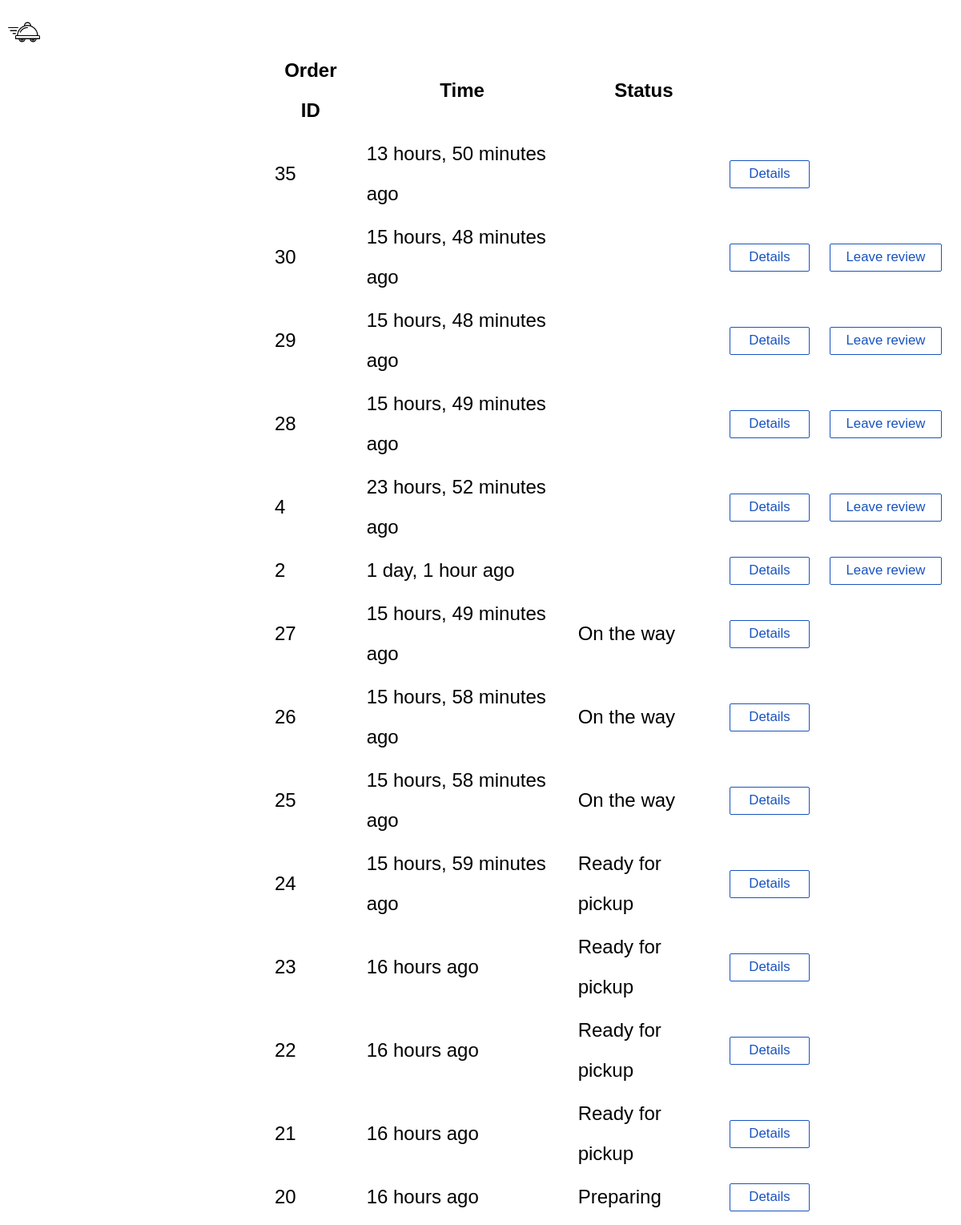
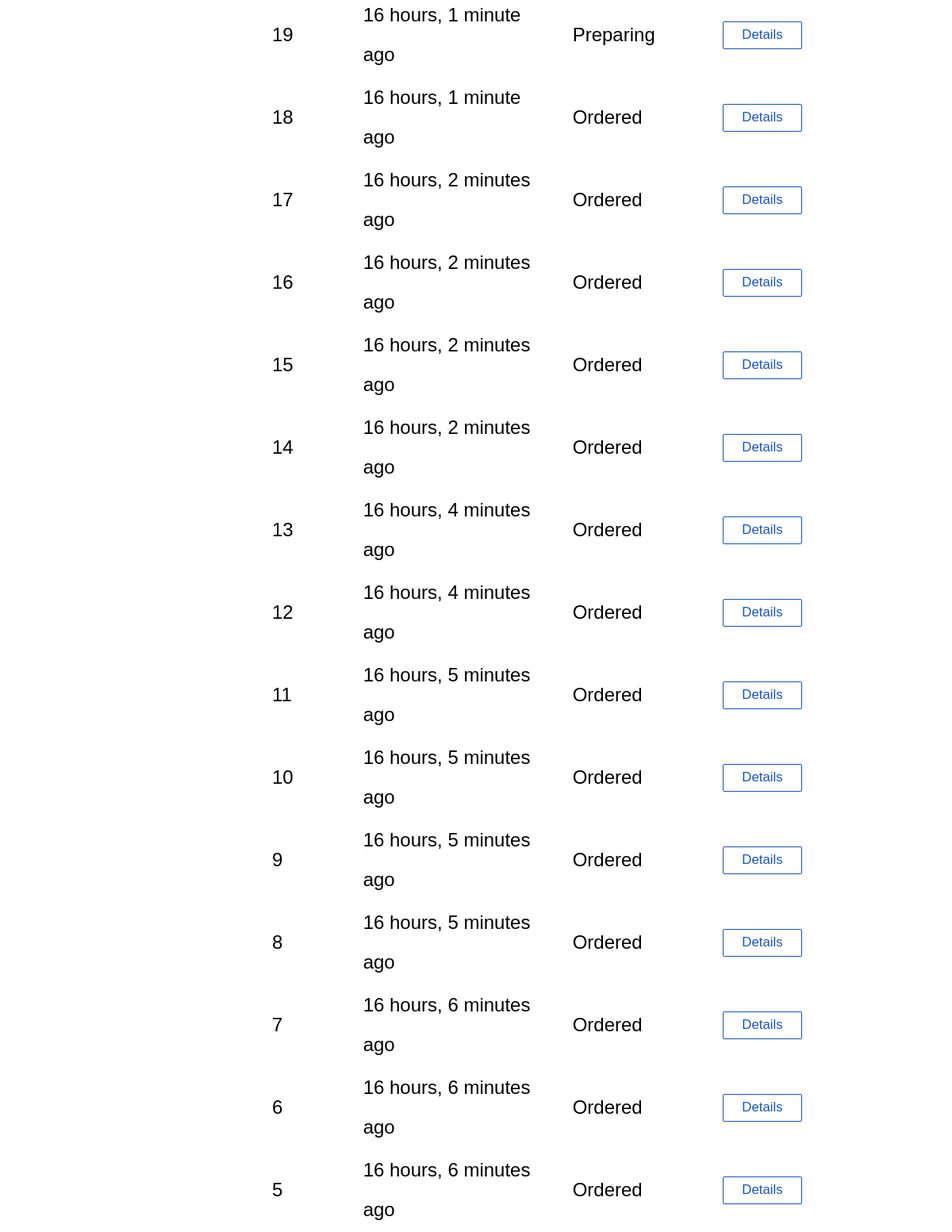
Screenshot of /order_history/ (signed in) with the database file from the repository (2 pictures, top to bottom).
### base/models.py (models this page shows, shortened)
class Order(models.Model):
    created_on = models.DateTimeField(auto_now_add=True)
    updated = models.DateTimeField(auto_now=True)
    rating = models.DecimalField(max_digits=3, decimal_places=2, validators=[MinValueValidator(0.0), MaxValueValidator(5.0)],null=True)
    items = models.ManyToManyField(Items, related_name="placed", through='OrderItem')
    amount = models.DecimalField(max_digits=5, decimal_places=2)
    deliverer = models.ForeignKey(Deliverer, on_delete=models.DO_NOTHING, null=True)
    customer = models.ForeignKey(Customer, on_delete=models.CASCADE, related_name='foodorder')
    delivered = models. IntegerField(default=0)
    address = models.ForeignKey(Addresses, on_delete=models.DO_NOTHING, null=True)
    restaurant = models.ForeignKey(Restaurant, on_delete=models.CASCADE, null=True)
    class Meta:
        ordering = ['-created_on',]

### base/views.py (the view)
# urls.py: path('order_history/', views.orderHistory, name='order-history'),
def orderHistory(request):
    order = Order.objects.all().filter(customer_id = request.user.id).order_by('-delivered','-created_on')
    return render(request,"base/order_history.html",{'order_list' : order})

### base/templates/base/order_history.html (shortened to what this page needs)
{%load static%}
<head>
    <link rel="stylesheet" href="{%static 'styles/style.css'%}" />
    <link rel="stylesheet" href="https://cdnjs.cloudflare.com/ajax/libs/font-awesome/4.7.0/css/font-awesome.min.css">
</head>
<body class = "order-his">
    <a href = '/'>
        <img src = " {%static 'images/transparent_black.png'%}" class = 'logo'>
    </a>
    <table class='pending-table'>
        <tr>
            <th> Order ID</th>
            <th> Time</th>
            <th> Status</th>
            <th> </th>
            <th> </th>
        </tr>
    {%for order in order_list%}
    <tr>
        <td>
            {{order.pk}}
        </td>
        <td>
            {{order.created_on|timesince}} ago
        </td>
        <td>
            {%if order.delivered == 3 %}
                On the way
            {%elif order.delivered == 2 %}
                Ready for pickup
            {%elif order.delivered == 1 %}
                Preparing
            {%elif order.delivered == 0 %}
                Ordered
            {%elif order.delivered == -1 %}
                Refused order
            {%endif%}
        </td>
        <td>
            <a href = "{% url 'order-view' order.id %}" >
                <button class = 'create-button' style='font-size:0.7em;'>
                    Details
                </button>
            </a>
        </td>
        <td>
        {%if order.delivered == 4%}
        <a href = "{%url 'rating' order.id %}" >
            <button class = 'create-button' style='width:140; font-size:0.7em'>
                Leave review
            </button>
        </a>
        {%endif%}
        </td>
    </tr>
    {%endfor%}
</table>
</body>

### static/styles/style.css (style rules this page uses)
* { font-family: Arial, Helvetica, sans-serif; }
body { margin:0px; }
.logo { height: 40px; width: 40px; margin-right: 10px; margin-left: 10px; margin-top: 20px; }
.create-button { background-color: white; border-color: rgb(25, 83, 190); color:rgb(25, 83, 190); border-width: 1px; border-style:solid; height:35px; width: 100px; border-radius: 2px; cursor:pointer; }
.pending-table { margin-top:0; margin-left: 340; font-size:x-large; line-height: 50px; background-image: url("../images/white.jpg"); }
tr th,tr td { padding-right: 22; }

### rows the page displays
Order: pk "35", created_on "13 hours, 50 minutes"
Order: pk "30", created_on "15 hours, 48 minutes", delivered "Leave review"
Order: pk "29", created_on "15 hours, 48 minutes", delivered "Leave review"
Order: pk "28", created_on "15 hours, 49 minutes", delivered "Leave review"
Order: pk "4", created_on "23 hours, 52 minutes", delivered "Leave review"
Order: pk "2", created_on "1 day, 1 hour", delivered "Leave review"
Order: pk "27", created_on "15 hours, 49 minutes", delivered "On the way"
Order: pk "26", created_on "15 hours, 58 minutes", delivered "On the way"
Order: pk "25", created_on "15 hours, 58 minutes", delivered "On the way"
Order: pk "24", created_on "15 hours, 59 minutes", delivered "Ready for pickup"
Order: pk "23", created_on "16 hours", delivered "Ready for pickup"
Order: pk "22", created_on "16 hours", delivered "Ready for pickup"
Order: pk "21", created_on "16 hours", delivered "Ready for pickup"
Order: pk "20", created_on "16 hours", delivered "Preparing"
Order: pk "19", created_on "16 hours, 1 minute", delivered "Preparing"
Order: pk "18", created_on "16 hours, 1 minute", delivered "Ordered"
Order: pk "17", created_on "16 hours, 2 minutes", delivered "Ordered"
Order: pk "16", created_on "16 hours, 2 minutes", delivered "Ordered"
Order: pk "15", created_on "16 hours, 2 minutes", delivered "Ordered"
Order: pk "14", created_on "16 hours, 2 minutes", delivered "Ordered"
Order: pk "13", created_on "16 hours, 4 minutes", delivered "Ordered"
Order: pk "12", created_on "16 hours, 4 minutes", delivered "Ordered"
Order: pk "11", created_on "16 hours, 5 minutes", delivered "Ordered"
Order: pk "10", created_on "16 hours, 5 minutes", delivered "Ordered"
Order: pk "9", created_on "16 hours, 5 minutes", delivered "Ordered"
Order: pk "8", created_on "16 hours, 5 minutes", delivered "Ordered"
Order: pk "7", created_on "16 hours, 6 minutes", delivered "Ordered"
Order: pk "6", created_on "16 hours, 6 minutes", delivered "Ordered"
Order: pk "5", created_on "16 hours, 6 minutes", delivered "Ordered"
